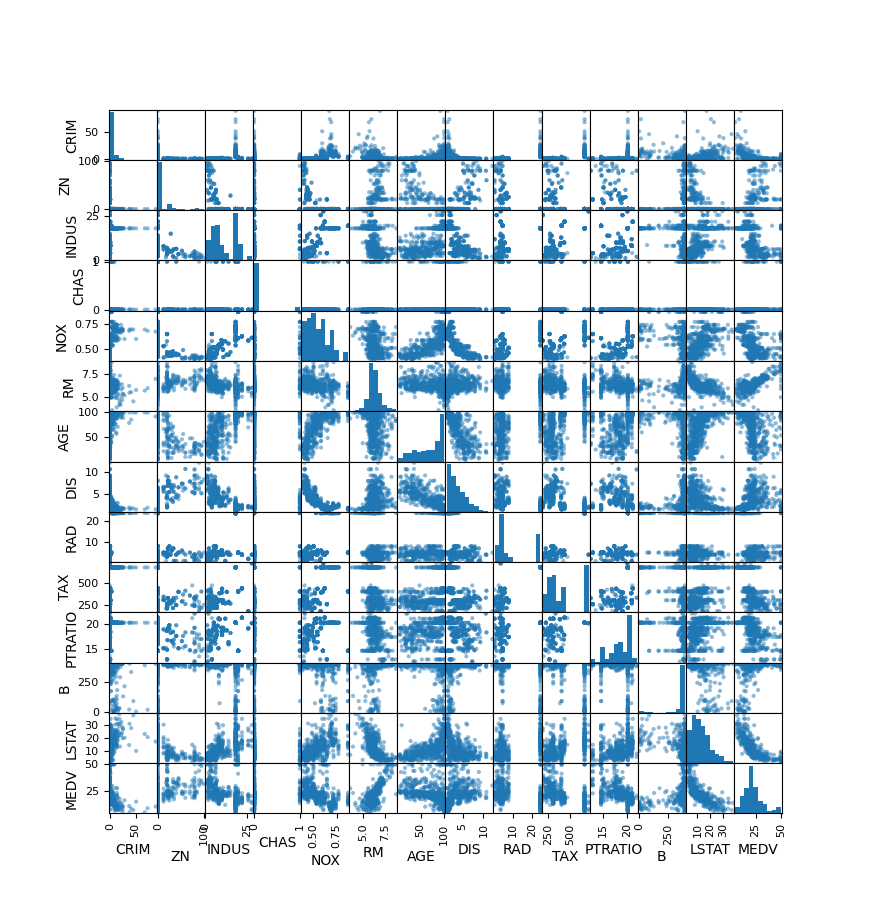

Source code (Python):
import pandas as pd
import matplotlib.pyplot as plt
import numpy as np
from pandas.plotting import scatter_matrix
from sklearn import datasets


# based on https://www.kaggle.com/mattcarter865/boston-house-prices to avoid timing out
boston = datasets.load_boston()
cols = ['CRIM','ZN','INDUS','CHAS','NOX','RM','AGE','DIS','RAD','TAX','PTRATIO','B','LSTAT','MEDV']
dataset = pd.DataFrame(data=np.c_[boston['data'], boston['target']], columns=cols)

scatter_matrix(dataset, figsize=(12,12))
plt.show()
